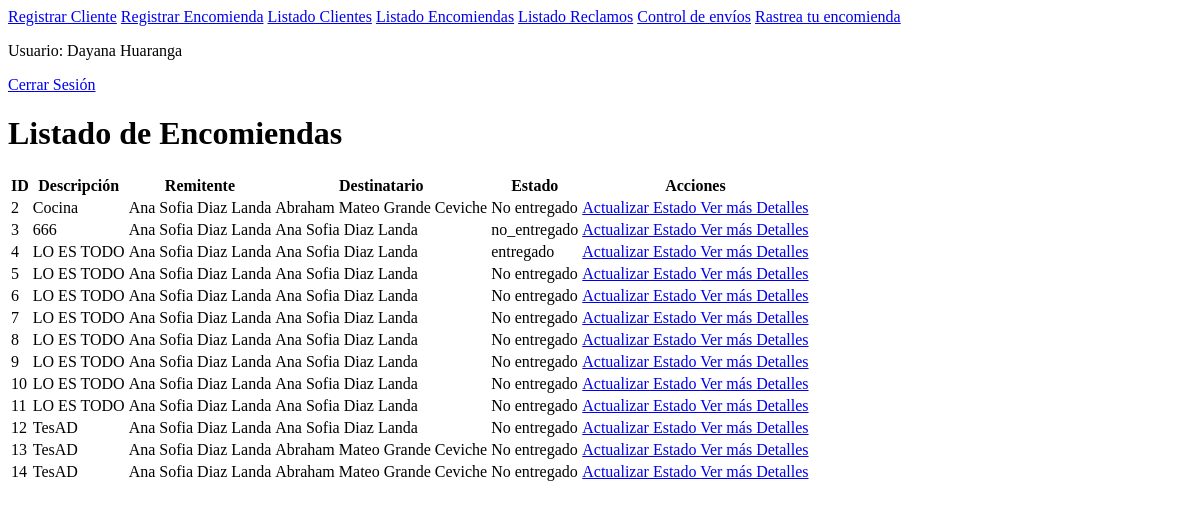
The app's page /listado_encomiendas/ (signed in), older data.
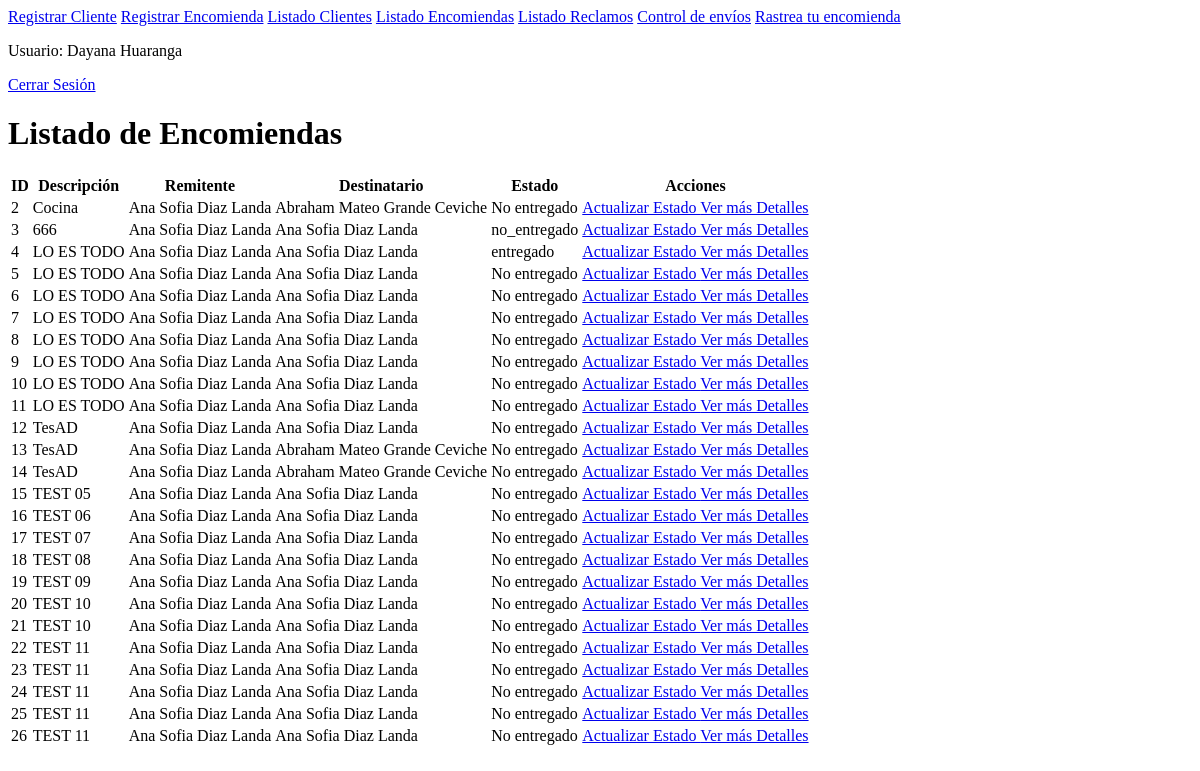
The same page, newer data.
### sistema/models.py (models this page shows, shortened)
class Encomienda(models.Model):
    descripcion = models.TextField()
    remitente = models.ForeignKey(Cliente, on_delete=models.CASCADE, related_name="encomiendas_remitente")
    destinatario = models.ForeignKey(Cliente, on_delete=models.CASCADE, related_name="encomiendas_destinatario")
    vehiculo = models.ForeignKey(Vehiculo, on_delete=models.CASCADE)  # Nuevo campo de relación
    terminal_partida = models.ForeignKey(Terminal, on_delete=models.CASCADE, related_name="terminal_partida")
    terminal_destino = models.ForeignKey(Terminal, on_delete=models.CASCADE, related_name="terminal_destino")
    volumen = models.DecimalField(max_digits=10, decimal_places=2)
    fecha_salida = models.DateTimeField(null=True, blank=True)
    fecha_llegada = models.DateTimeField(null=True, blank=True)
    estado = models.CharField(max_length=50)
    condicion_envio = models.CharField(max_length=50)
    cantidad_paquetes = models.IntegerField()
    fecha_registro = models.DateTimeField(auto_now_add=True)
    fecha_entrega = models.DateTimeField(null=True, blank=True)
    empleado_registro = models.ForeignKey(Empleado, on_delete=models.CASCADE, related_name="empleado_registro")
    empleado_entrega = models.ForeignKey(Empleado, on_delete=models.CASCADE, related_name="empleado_entrega", null=True, blank=True)

class Cliente(models.Model):
    dni = models.CharField(max_length=15)
    nombres = models.CharField(max_length=100)
    apellidos = models.CharField(max_length=100)
    telefono = models.CharField(max_length=15)

### sistema/views.py (the view)
    def wrapper(request, *args, **kwargs):
        if 'empleado_id' not in request.session:
            return redirect('login_empleado')
        return view_func(request, *args, **kwargs)

### sistema/views.py (called while the page is built)
def empleado_requerido(view_func):
    def wrapper(request, *args, **kwargs):
        if 'empleado_id' not in request.session:
            return redirect('login_empleado')
        return view_func(request, *args, **kwargs)
    return wrapper

@empleado_requerido
def listado_encomiendas(request):
    empleado_id = request.session.get('empleado_id')
    empleado = Empleado.objects.get(id=empleado_id)
    encomiendas = Encomienda.objects.all()
    return render(request, 'listado_encomiendas.html', {'encomiendas': encomiendas, 'empleado': empleado})

### sistema/templates/listado_encomiendas.html (shortened to what this page needs)
{% extends "layout/base_empleado.html" %}
{% block content %}
<div class="container mt-5">
    <h1>Listado de Encomiendas</h1>
    <table class="table table-bordered table-striped">
        <thead>
            <tr>
                <th>ID</th>
                <th>Descripción</th>
                <th>Remitente</th>
                <th>Destinatario</th>
                <th>Estado</th>
                <th>Acciones</th>
            </tr>
        </thead>
        <tbody>
            {% for encomienda in encomiendas %}
            <tr>
                <td>{{ encomienda.id }}</td>
                <td>{{ encomienda.descripcion }}</td>
                <td>{{ encomienda.remitente.nombres }} {{ encomienda.remitente.apellidos }}</td>
                <td>{{ encomienda.destinatario.nombres }} {{ encomienda.destinatario.apellidos }}</td>
                <td>{{ encomienda.estado }}</td>
                <td>
                    <a href="{% url 'actualizar_estado_form' encomienda.id %}">
                        Actualizar Estado
                    </a>
                    <a href="{% url 'ver_detalles_encomienda' encomienda.id %}">
                        Ver más Detalles
                    </a>
                </td>
            </tr>
            {% endfor %}
        </tbody>
    </table>
</div>
{% endblock %}

Row changes from the older to the newer data that the page shows:
added Encomienda: id "15", descripcion "TEST 05", remitente.nombres "Ana Sofia", remitente.apellidos "Diaz Landa", destinatario.nombres "Ana Sofia", destinatario.apellidos "Diaz Landa", estado "No entregado"
added Encomienda: id "16", descripcion "TEST 06", remitente.nombres "Ana Sofia", remitente.apellidos "Diaz Landa", destinatario.nombres "Ana Sofia", destinatario.apellidos "Diaz Landa", estado "No entregado"
added Encomienda: id "17", descripcion "TEST 07", remitente.nombres "Ana Sofia", remitente.apellidos "Diaz Landa", destinatario.nombres "Ana Sofia", destinatario.apellidos "Diaz Landa", estado "No entregado"
added Encomienda: id "18", descripcion "TEST 08", remitente.nombres "Ana Sofia", remitente.apellidos "Diaz Landa", destinatario.nombres "Ana Sofia", destinatario.apellidos "Diaz Landa", estado "No entregado"
added Encomienda: id "19", descripcion "TEST 09", remitente.nombres "Ana Sofia", remitente.apellidos "Diaz Landa", destinatario.nombres "Ana Sofia", destinatario.apellidos "Diaz Landa", estado "No entregado"
added Encomienda: id "20", descripcion "TEST 10", remitente.nombres "Ana Sofia", remitente.apellidos "Diaz Landa", destinatario.nombres "Ana Sofia", destinatario.apellidos "Diaz Landa", estado "No entregado"
added Encomienda: id "21", descripcion "TEST 10", remitente.nombres "Ana Sofia", remitente.apellidos "Diaz Landa", destinatario.nombres "Ana Sofia", destinatario.apellidos "Diaz Landa", estado "No entregado"
added Encomienda: id "22", descripcion "TEST 11", remitente.nombres "Ana Sofia", remitente.apellidos "Diaz Landa", destinatario.nombres "Ana Sofia", destinatario.apellidos "Diaz Landa", estado "No entregado"
added Encomienda: id "23", descripcion "TEST 11", remitente.nombres "Ana Sofia", remitente.apellidos "Diaz Landa", destinatario.nombres "Ana Sofia", destinatario.apellidos "Diaz Landa", estado "No entregado"
added Encomienda: id "24", descripcion "TEST 11", remitente.nombres "Ana Sofia", remitente.apellidos "Diaz Landa", destinatario.nombres "Ana Sofia", destinatario.apellidos "Diaz Landa", estado "No entregado"
added Encomienda: id "25", descripcion "TEST 11", remitente.nombres "Ana Sofia", remitente.apellidos "Diaz Landa", destinatario.nombres "Ana Sofia", destinatario.apellidos "Diaz Landa", estado "No entregado"
added Encomienda: id "26", descripcion "TEST 11", remitente.nombres "Ana Sofia", remitente.apellidos "Diaz Landa", destinatario.nombres "Ana Sofia", destinatario.apellidos "Diaz Landa", estado "No entregado"
